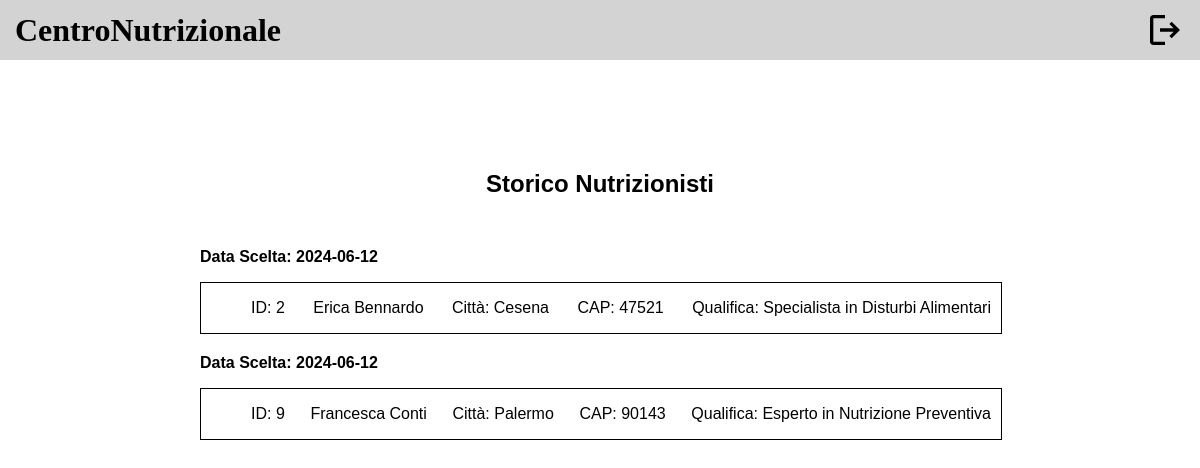
The page /public/storicoNutrizionisti.php (signed in) on the database its author committed.
### tables this page shows
CREATE TABLE `scelta` (
  `IDCliente` int(11) NOT NULL,
  `Data` date NOT NULL,
  `Ora` varchar(10) NOT NULL,
  `IDNutrizionista` int(11) NOT NULL
);

CREATE TABLE `nutrizionista` (
  `Nome` varchar(50) NOT NULL,
  `Cognome` varchar(50) NOT NULL,
  `Email` varchar(30) NOT NULL,
  `IDNutrizionista` int(11) NOT NULL,
  `Password` varchar(255) NOT NULL,
  `MediaVoti` int(11) NOT NULL
);

CREATE TABLE `indirizzo_prof` (
  `IDNutrizionista` int(11) NOT NULL,
  `Citta` varchar(50) NOT NULL,
  `CAP` int(11) NOT NULL,
  `Via` varchar(50) NOT NULL,
  `NCivico` int(11) NOT NULL
);

CREATE TABLE `possiede_q` (
  `IDNutrizionista` int(11) NOT NULL,
  `Titolo` varchar(100) NOT NULL
);

### db/database.php (called while the page is built, shortened)
<?php
require_once ("nutrizionistaTable.php");
class DatabaseConnection
{
    private $nutrizionistaTable;
    public function __construct($servername, $username, $password, $dbname, $port)
    {
        $this->db = new mysqli($servername, $username, $password, $dbname, $port);
        $this->nutrizionistaTable = new NutrizionistaTable($this->db);
    }
    public function getNutrizionistaTable()
    {
        return $this->nutrizionistaTable;
    }
}

### bootstrap.php (called while the page is built, shortened)
<?php
require_once ("db/database.php");
$dbh = new DatabaseConnection("localhost", "root", "", "centronutrizionale", 3306);
?>

### db/nutrizionistaTable.php (called while the page is built, shortened)
<?php
class NutrizionistaTable
{
    private $db;
    public function __construct($db)
    {
        $this->db = $db;
    }
    public function getAllNutrizionisti()
    {
        $stmt = $this->db->prepare("SELECT *
        FROM nutrizionista n
        JOIN informazione i ON n.IDNutrizionista = i.IDNutrizionista
        JOIN indirizzo_prof ip ON n.IDNutrizionista = ip.IDNutrizionista
        JOIN possiede_q q ON n.IDNutrizionista = q.IDNutrizionista
        ");
        $stmt->execute();
        $result = $stmt->get_result();
        return $result->fetch_all(MYSQLI_ASSOC);
    }
    public function getAttualNutrizionista($idCliente)
    {
        $stmt = $this->db->prepare("SELECT
        s.Data,
        s.Ora,
        s.IDNutrizionista,
        n.Nome,
        n.Cognome,
        n.Email,
        n.MediaVoti,
        q.Titolo AS Qualifica,
        i.Esperienza,
        i.Specializzazione,
        i.Orari,
        i.Telefono,
        p.Citta,
        p.CAP,
        p.Via,
        p.NCivico
    FROM
        scelta s
    JOIN
        nutrizionista n ON s.IDNutrizionista = n.IDNutrizionista
    LEFT JOIN
        possiede_q q ON n.IDNutrizionista = q.IDNutrizionista
    LEFT JOIN
        informazione i ON n.IDNutrizionista = i.IDNutrizionista
    LEFT JOIN
        indirizzo_prof p ON n.IDNutrizionista = p.IDNutrizionista
    WHERE
        s.IDCliente = ?
    ORDER BY
        s.Data DESC,
        s.Ora DESC
    LIMIT 1;
    ");
        $stmt->bind_param('i', $idCliente);
        $stmt->execute();
        $result = $stmt->get_result();
        return $result->fetch_all(MYSQLI_ASSOC);
    }
    public function getStoricoNutrizionistiScelti($idCliente)
    {
        $stmt = $this->db->prepare("SELECT
        s.Data,
        s.Ora,
        s.IDCliente,
        s.IDNutrizionista,
        n.Nome,
        n.Cognome,
        n.Email,
        n.MediaVoti,
        q.Titolo AS Qualifica,
        i.Esperienza,
        i.Specializzazione,
        i.Orari,
        i.Telefono,
        p.Citta,
        p.CAP,
        p.Via,
        p.NCivico
    FROM
        SCELTA s
    JOIN
        NUTRIZIONISTA n ON s.IDNutrizionista = n.IDNutrizionista
    LEFT JOIN
        possiede_q q ON n.IDNutrizionista = q.IDNutrizionista
    LEFT JOIN
        INFORMAZIONE i ON n.IDNutrizionista = i.IDNutrizionista
    LEFT JOIN
        INDIRIZZO_PROF p ON n.IDNutrizionista = p.IDNutrizionista
    WHERE
        s.IDCliente = ?
    ORDER BY
        s.Data DESC,
        s.Ora DESC;
    ");
        $stmt->bind_param('i', $idCliente);
        $stmt->execute();
        $result = $stmt->get_result();
        return $result->fetch_all(MYSQLI_ASSOC);
    }
}
?>

### nutrizionista.php (called while the page is built, shortened)
<?php
require_once ("bootstrap.php");
if (isUserLoggedIn()) {
    $templateparams["allNutrizionisti"] = $dbh->getNutrizionistaTable()->getAllNutrizionisti();
    $templateparams["nutrizionistaAttuale"] = $dbh->getNutrizionistaTable()->getAttualNutrizionista($_SESSION["id"]);
    $templateparams["storicoNutrizionisti"] = $dbh->getNutrizionistaTable()->getStoricoNutrizionistiScelti($_SESSION["id"]);
}
?>

### public/storicoNutrizionisti.php (the view, shortened to what this page needs)
<!DOCTYPE html>
<html lang="it">
<head>
  <link rel="stylesheet" href="../template/header/header.css">
  <link rel="stylesheet" href="styles/storicoNutrizionisti.css">
</head>
<body>
  <?php
  require ("../nutrizionista.php");
  $idsStampati = array();
  ?>
  <main>
    <section>
      <h1>Storico Nutrizionisti</h1>
      <?php foreach ($templateparams["storicoNutrizionisti"] as $nutrizionista): ?>
        <?php if (!in_array($nutrizionista["IDNutrizionista"], $idsStampati)): ?>
          <article>
            <p>Data Scelta: <?php echo $nutrizionista["Data"] ?></p>
            <div onclick="window.location.href='profiloNutrizionista.php'" class="result"
              data-id="<?php echo $nutrizionista["IDNutrizionista"] ?>" data-sceltaAttuale="<?php if ($templateparams["nutrizionistaAttuale"][0]["IDNutrizionista"] == $nutrizionista["IDNutrizionista"]) {
                   echo "si";
                 } else {
                   echo "no";
                 } ?>">
              <ul>
                <li>ID: <?php echo $nutrizionista["IDNutrizionista"] ?></li>
                <li><?php echo $nutrizionista["Nome"], " ", $nutrizionista["Cognome"] ?></li>
                <li>Città: <?php echo $nutrizionista["Citta"] ?></li>
                <li>CAP: <?php echo $nutrizionista["CAP"] ?></li>
                <li>Qualifica: <?php echo $nutrizionista["Qualifica"] ?></li>
              </ul>
            </div>
          </article>
          <?php
          $idsStampati[] = $nutrizionista["IDNutrizionista"];
          ?>
        <?php endif; ?>
      <?php endforeach; ?>
    </section>
  </main>
</body>
</html>

### template/header/header.css (style rules this page uses)
header h1 { margin: 0; }
header { display: flex; height: 60px; background-color: lightgray; justify-content: space-between; align-content:end; position: fixed; left: 0; right: 0; top: 0; }
.logout, .logo { display: flex; align-items: center; }
.logo { margin-left: 15px; }
.logout { margin-right: 15px; }
.logout img { height: 40px; }

### rows shown on the page
scelta: Data "2024-06-12", IDNutrizionista "2", IDNutrizionista.Nome "Erica", IDNutrizionista.Cognome "Bennardo", indirizzo_prof.Citta "Cesena", indirizzo_prof.CAP "47521", possiede_q.Titolo "Specialista in Disturbi Alimentari"
scelta: Data "2024-06-12", IDNutrizionista "9", IDNutrizionista.Nome "Francesca", IDNutrizionista.Cognome "Conti", indirizzo_prof.Citta "Palermo", indirizzo_prof.CAP "90143", possiede_q.Titolo "Esperto in Nutrizione Preventiva"
